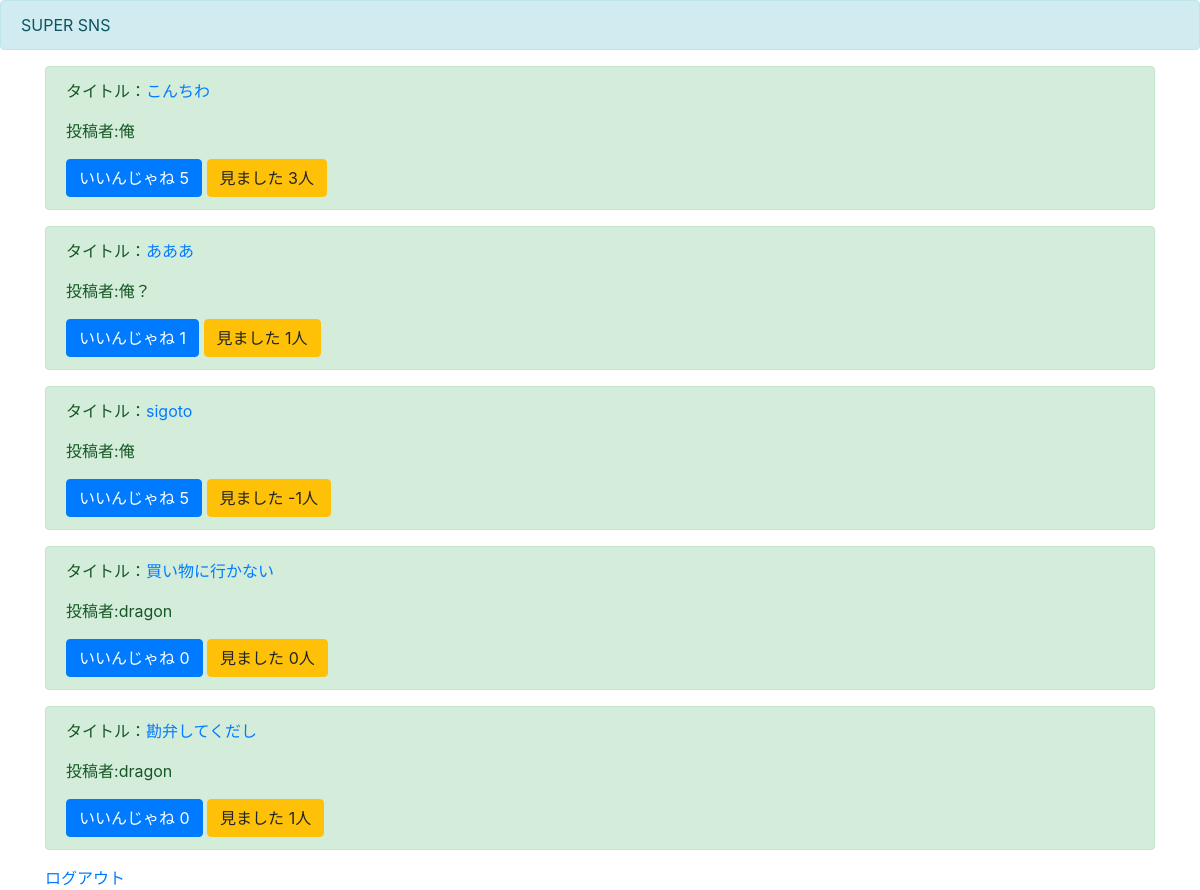
The app's page /list/ (signed in) with its own data.
### boardapp/models.py (models this page shows)
class BoardModel(models.Model):
    title=models.CharField(max_length=100)
    content=models.TextField()
    auther=models.CharField(max_length=20)
    images=models.ImageField(upload_to='')
    good=models.IntegerField(null=True,blank=True,default=0)
    read=models.IntegerField(null=True,blank=True,default=0)
    readtext=models.CharField(max_length=200,null=True,blank=True,default='')

### boardapp/views.py (the view)
# urls.py: url('list/',listfunc, name='list'),
@login_required
def listfunc(request):
    object_list = BoardModel.objects.all()
    return render(request, 'list.html',{'object_list':object_list})

### templates/list.html (shortened to what this page needs)
{% extends 'base.html' %}
{% block header %}
<div class="alert alert-info" role="alert">
  SUPER SNS
</div>
{% endblock header %}
{% block content %}
<div class ='container'>
{% for item in object_list %}
  <div class="alert alert-success" role="alert">
    <p>タイトル：<a href="{% url 'detail' item.pk%}">{{item.title}}</a></p>
    <p>投稿者:{{item.auther}}</p>
    <button type="button" class="btn btn-primary">いいんじゃね {{item.good}}</button>
    <button type="button" class="btn btn-warning">見ました {{item.read}}人</button>
  </div>
  {% endfor %}
  <a href="{% url 'logout' %}">ログアウト</a>
</div>
{% endblock content %}

### templates/base.html (shortened to what this page needs)
<!doctype html>
<html lang="en">
  <head>
    <link rel="stylesheet" href="https://stackpath.bootstrapcdn.com/bootstrap/4.5.2/css/bootstrap.min.css">
  </head>
  <body>
    {% block header %}
    {% endblock header %}
    {% block content %}
    {% endblock content %}
  </body>
</html>

### records on screen
BoardModel: title "こんちわ", auther "俺", good "5", read "3"
BoardModel: title "あああ", auther "俺？", good "1", read "1"
BoardModel: title "sigoto", auther "俺", good "5", read "-1"
BoardModel: title "買い物に行かない", auther "dragon", good "0", read "0"
BoardModel: title "勘弁してくだし", auther "dragon", good "0", read "1"
